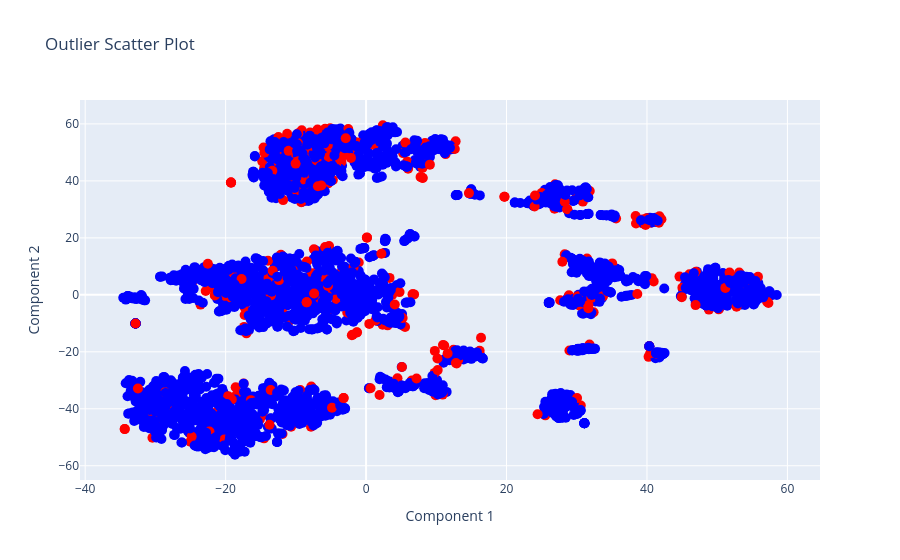

This figure's notebook cell:
### Code cell
fig.show()

### Figure 1 — Plotly figure (JSON) as saved in the notebook; plotly's stock layout.template omitted (floating-point values rounded to 4 significant figures; data arrays with more than 128 entries replaced by an {"elided": "..."} marker saying what was removed)
{"data": [{"customdata": {"elided": "2930 str values"}, "hovertemplate": "Word: %{text}<br>Status: %{customdata}<extra></extra>", "marker": {"color": {"elided": "2930 str values"}, "size": 10}, "mode": "markers", "text": {"elided": "2930x2 str values"}, "type": "scatter", "x": {"elided": "2930 float values"}, "y": {"elided": "2930 float values"}}], "layout": {"title": {"text": "Outlier Scatter Plot"}, "xaxis": {"title": {"text": "Component 1"}}, "yaxis": {"title": {"text": "Component 2"}}}}
